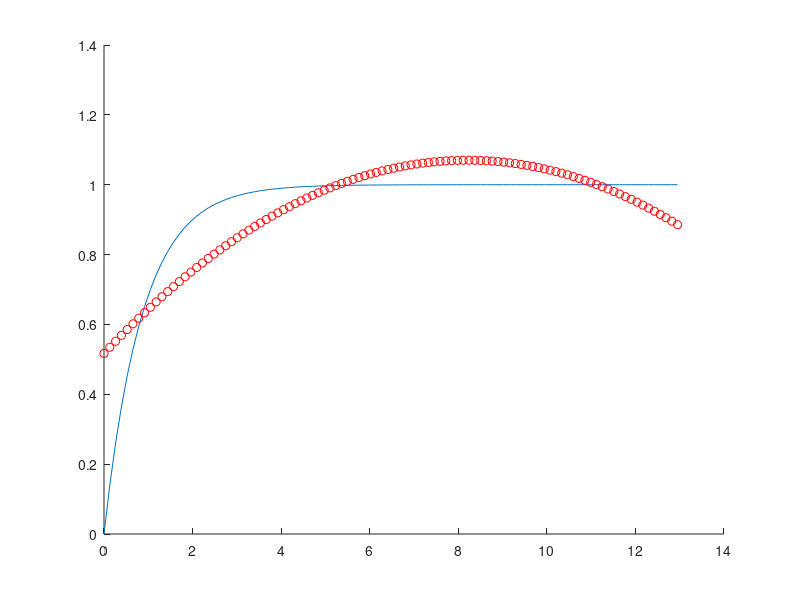

The MATLAB source for this figure:
close all
clear all

%%%%%%%%%%%%%%%%%%%%%%%%%%%%%%%%%%%%%%%%%%%%%%%%%%%%%%%%%%
%%------------P(p,L)------------------------------------%%
%%%%%%%%%%%%%%%%%%%%%%%%%%%%%%%%%%%%%%%%%%%%%%%%%%%%%%%%%%

L = 10; L2 = L*L;
r = rand(L,L);
step = 0.1; i = 1;
Prob = linspace(0,1,1/step);
p = linspace(step,1,1/step);


parfor i=1:1/step
    z = r<p(i);
    [lw,num] = bwlabel(z,4);
    %img = label2rgb(lw,'jet','r','shuffle');
    %image(img);
    a = intersect(lw(1,:),lw(L,:));
    b = intersect(lw(:,1),lw(:,L));
    u = union(a,b);
    if(max(u) ~=0)
        s = regionprops(lw,'Area');
        %bbox = cat(1,s.BoundingBox);
        area = cat(1,s.Area);
        tmp = area(max(u))/L2;
        Prob(i) =tmp;
    else
        Prob(i) = 0;
    end
end

%plot(p,(Prob));
hold on
x = p(0.6/step:L);
pc = 0.59275;
beta = log(Prob(0.6/step:L))./log(x-pc);

f = polyfit(x,beta,2);
beta = f(1)*x.^2 + f(2)*x +f(3);
%plot(x,(x-pc).^beta,'ro')
%matlabpool('close');

%%%%%%%%%%%%%%%%%%%%%%%%%%%%%%%%%%%%%%%%%%%%%%%%%%%
%%-------------Finding distribution--------------%%
%%%%%%%%%%%%%%%%%%%%%%%%%%%%%%%%%%%%%%%%%%%%%%%%%%%

z = rand(1e6,1).^(-3+1);
Z = log10(z);
N = zeros(1,100);
p = linspace(0,max(Z));
for i=1:100
    n = Z<p(i);
    N(1,i) = sum(n);
end
N = N/1e6;
plot(p,N)
fit = polyfit(p,N,2);
plot(p,fit(1)*p.^2 +fit(2)*p + fit(3),'ro');